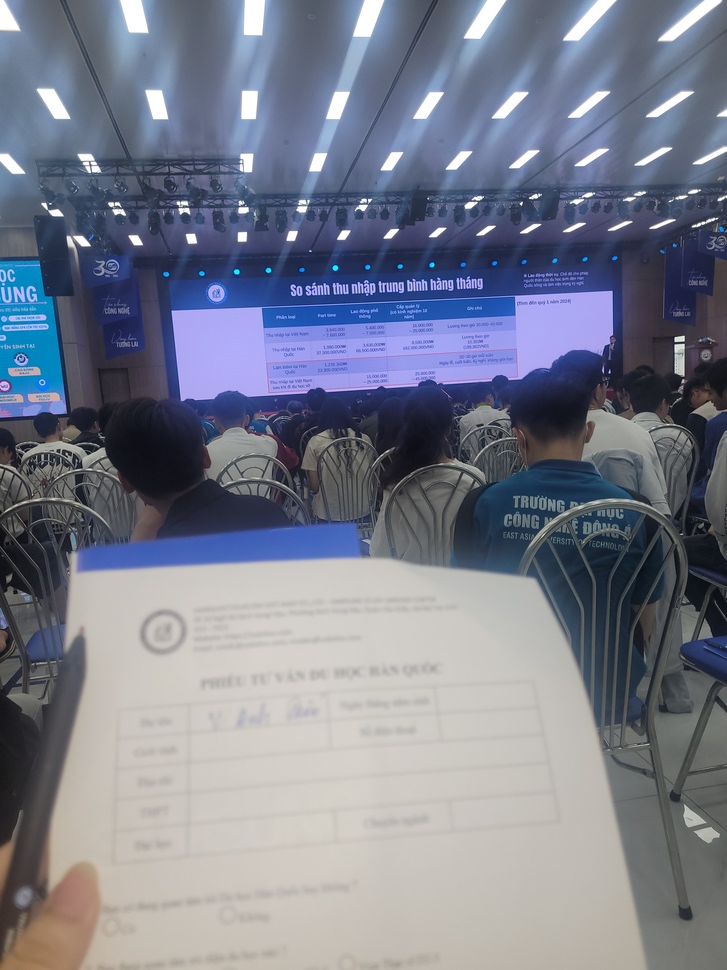
#> input picture data/images/20250603_100502.jpg, 727 x 970 px, shrunk from 3024 x 4032 before the run; its folder holds only this picture in this run
$ python data_loader.py
#> lines starting #> are read from the running program, lines starting #| are printed output that depends on the picture; after the words box and inside, x2 and y2 are one past the last pixel; in counts of white or black regions, pixels touching at a corner belong together
# -*- coding: utf-8 -*-
"""
Module: data_loader.py
Chức năng: Đọc và quản lý dữ liệu ảnh và Ground Truth
Phụ trách: Anh Quân

Input: Đường dẫn ảnh + Ground Truth
Output: image_bgr, gt_mask

Quy ước:
- Ảnh BGR 3 kênh (uint8)
- Ground Truth 1 kênh, uint8, giá trị 0/255
- Cùng kích thước H×W
- Báo lỗi nếu thiếu file hoặc lệch kích thước
"""

import cv2
import os
import numpy as np
from pathlib import Path


class DataLoader:
    """Lớp để đọc và quản lý dữ liệu ảnh đầu vào và nhãn Ground Truth"""

    def __init__(self, images_dir="data/images", ground_truth_dir="data/ground_truth"):
        """
        Khởi tạo DataLoader

        Args:
            images_dir: Thư mục chứa ảnh đầu vào
            ground_truth_dir: Thư mục chứa Ground Truth Mask
        """
        self.images_dir = images_dir
        self.ground_truth_dir = ground_truth_dir
        self.image_files = []
        self.gt_files = []
        self._validate_directory()

    def _validate_directory(self):
        """Kiểm tra sự tồn tại của các thư mục"""
        if not os.path.exists(self.images_dir):
            os.makedirs(self.images_dir, exist_ok=True)

        if not os.path.exists(self.ground_truth_dir):
            os.makedirs(self.ground_truth_dir, exist_ok=True)

    def load_image(self, image_path):
        """
        Đọc ảnh dưới định dạng BGR

        Args:
            image_path: Đường dẫn file ảnh

        Returns:
            image_bgr: Ảnh BGR (H, W, 3), uint8

        Raises:
            FileNotFoundError: Nếu file không tồn tại
            ValueError: Nếu không thể đọc ảnh
        """
#> called with image_path = 'data/images/20250603_100502.jpg'
        if not os.path.exists(image_path):
            raise FileNotFoundError(f"Ảnh không tồn tại: {image_path}")

        image_bgr = cv2.imread(image_path)
#> image_bgr is the input picture: shape (970, 727, 3); mean B, G, R 140.6, 125.4, 120.9
        if image_bgr is None:
            raise ValueError(f"Không thể đọc ảnh: {image_path}")

        # Đảm bảo ảnh có 3 kênh
        if len(image_bgr.shape) == 2:
            image_bgr = cv2.cvtColor(image_bgr, cv2.COLOR_GRAY2BGR)
        elif image_bgr.shape[2] == 4:
            image_bgr = cv2.cvtColor(image_bgr, cv2.COLOR_BGRA2BGR)

        return image_bgr

    def load_ground_truth(self, gt_path):
        """
        Đọc Ground Truth Mask

        Args:
            gt_path: Đường dẫn file Ground Truth

        Returns:
            gt_mask: Mask (H, W), uint8, giá trị 0/255

        Raises:
            FileNotFoundError: Nếu file không tồn tại
            ValueError: Nếu không thể đọc file hoặc định dạng sai
        """
#> called with gt_path = 'data/ground_truth/20250603_100502.png'
        if not os.path.exists(gt_path):
            raise FileNotFoundError(f"Ground Truth không tồn tại: {gt_path}")

        gt_mask = cv2.imread(gt_path, cv2.IMREAD_GRAYSCALE)
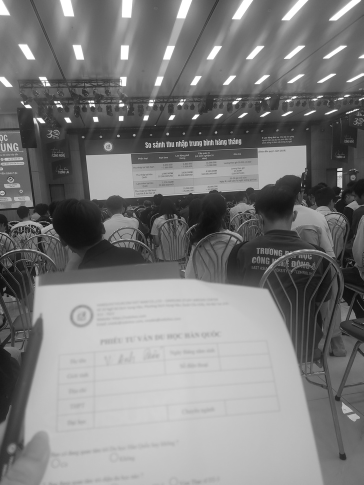
#> gt_mask: shape (970, 727) (shown at 1/2 size); min 1, max 255, mean 125.8
        if gt_mask is None:
            raise ValueError(f"Không thể đọc Ground Truth: {gt_path}")

        # Nhị phân hóa: nếu có giá trị ngoài 0/255, chuẩn hóa lại
        gt_mask = cv2.threshold(gt_mask, 127, 255, cv2.THRESH_BINARY)[1]
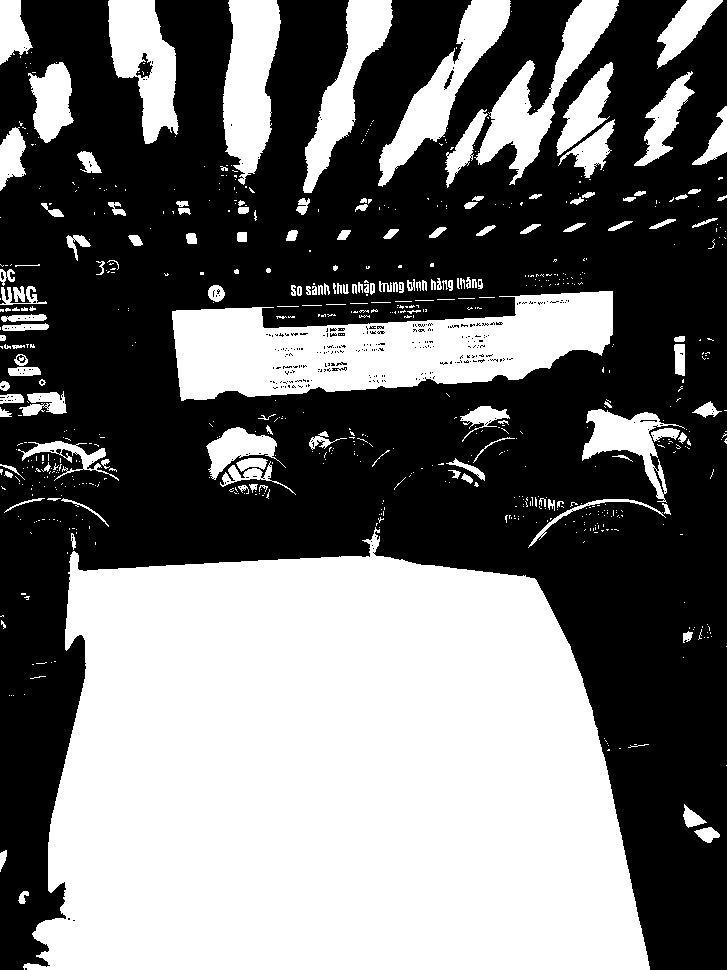
#> gt_mask: shape (970, 727); 44.7% white; 705 white regions (552 under 20 px), largest, box (x1, y1, x2, y2) and area: (23, 527, 650, 970) 218963, (172, 291, 613, 401) 29493, (223, 0, 281, 185) 7372

        return gt_mask

    def load_image_gt_pair(self, image_path, gt_path):
        """
        Đọc cặp ảnh và Ground Truth, kiểm tra kích thước khớp

        Args:
            image_path: Đường dẫn ảnh
            gt_path: Đường dẫn Ground Truth

        Returns:
            image_bgr: Ảnh BGR (H, W, 3)
            gt_mask: Mask Ground Truth (H, W)

        Raises:
            ValueError: Nếu kích thước không khớp
        """
        image_bgr = self.load_image(image_path)
        gt_mask = self.load_ground_truth(gt_path)

        # Kiểm tra kích thước khớp
        if image_bgr.shape[:2] != gt_mask.shape:
            raise ValueError(
                f"Kích thước không khớp - Ảnh: {image_bgr.shape[:2]}, "
                f"GT: {gt_mask.shape}. File: {image_path} vs {gt_path}"
            )

        return image_bgr, gt_mask

    def list_image_files(self):
        """
        Liệt kê tất cả file ảnh trong thư mục

        Returns:
            list: Danh sách tên file ảnh
        """
        if not os.path.exists(self.images_dir):
            return []

        image_extensions = {'.jpg', '.jpeg', '.png', '.bmp', '.tiff'}
        image_files = [
            f for f in os.listdir(self.images_dir)
            if os.path.splitext(f)[1].lower() in image_extensions
        ]
        return sorted(image_files)

    def check_data_integrity(self):
        """
        Kiểm tra tính toàn vẹn của dữ liệu

        Returns:
            dict: Báo cáo kiểm tra
        """
        report = {
            'total_images': 0,
            'valid_pairs': 0,
            'missing_gt': [],
            'size_mismatches': [],
            'errors': []
        }

        image_files = self.list_image_files()
        report['total_images'] = len(image_files)

        for img_file in image_files:
            img_path = os.path.join(self.images_dir, img_file)
            base_name = os.path.splitext(img_file)[0]
            gt_path = os.path.join(self.ground_truth_dir, f"{base_name}.png")

            if not os.path.exists(gt_path):
                report['missing_gt'].append(img_file)
                continue

            try:
                image_bgr, gt_mask = self.load_image_gt_pair(img_path, gt_path)
                if image_bgr.shape[:2] == gt_mask.shape:
                    report['valid_pairs'] += 1
                else:
                    report['size_mismatches'].append({
                        'image': img_file,
                        'image_size': image_bgr.shape[:2],
                        'gt_size': gt_mask.shape
                    })
            except Exception as e:
                report['errors'].append({
                    'image': img_file,
                    'error': str(e)
                })

        return report


def main():
    """Hàm test để kiểm tra module"""
    import sys, io
    if sys.stdout.encoding != 'utf-8':
        sys.stdout = io.TextIOWrapper(sys.stdout.buffer, encoding='utf-8')

    loader = DataLoader()
    report = loader.check_data_integrity()

    print("[DATA LOADER TEST]")
    print("Total images: {}".format(report['total_images']))
    print("Valid pairs: {}".format(report['valid_pairs']))
    print("Missing GT: {}".format(len(report['missing_gt'])))
    print("Size mismatches: {}".format(len(report['size_mismatches'])))
    print("Errors: {}".format(len(report['errors'])))


if __name__ == "__main__":
    main()

$ run again, on data/images/20250707_100818.jpg
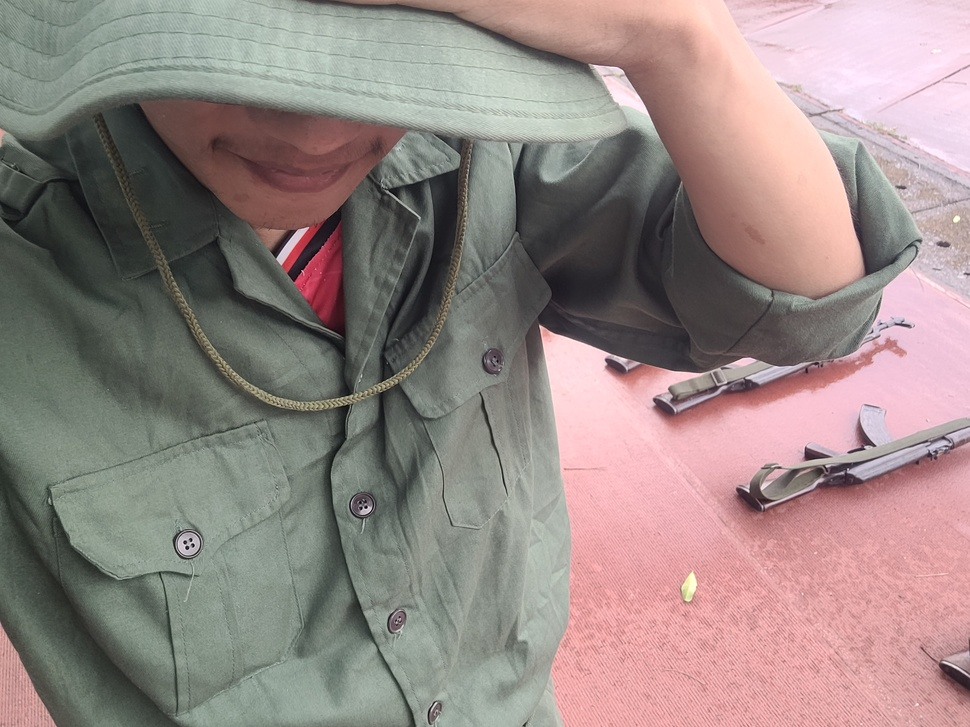
#> input picture data/images/20250707_100818.jpg, 970 x 727 px, shrunk from 5264 x 3948 before the run
#> in load_image, image_bgr is the input picture: shape (727, 970, 3); mean B, G, R 132.4, 135.5, 150
#> in load_ground_truth, `gt_mask = cv2.imread(gt_path, cv2.IMREAD_GRAYSCALE)`:
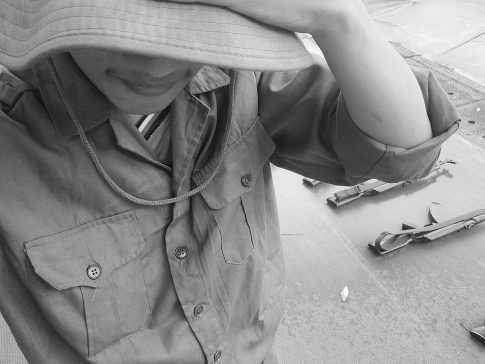
#> gt_mask: shape (727, 970) (shown at 1/2 size); min 0, max 255, mean 139.5
#> in load_ground_truth, `gt_mask = cv2.threshold(gt_mask, 127, 255, cv2.THRESH_BINARY)[1]`:
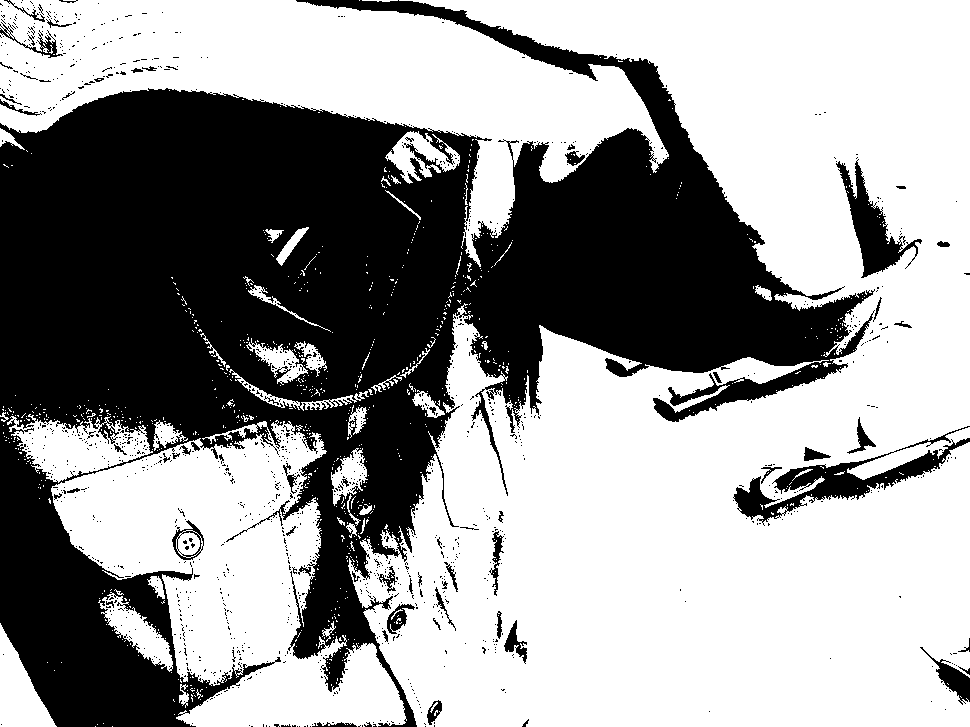
#> gt_mask: shape (727, 970); 60.4% white; 1247 black regions (1180 under 20 px), largest, box (x1, y1, x2, y2) and area: (0, 0, 875, 727) 262412, (733, 426, 970, 526) 5025, (836, 159, 922, 278) 3051

$ run again, on data/images/20250713_124728.jpg
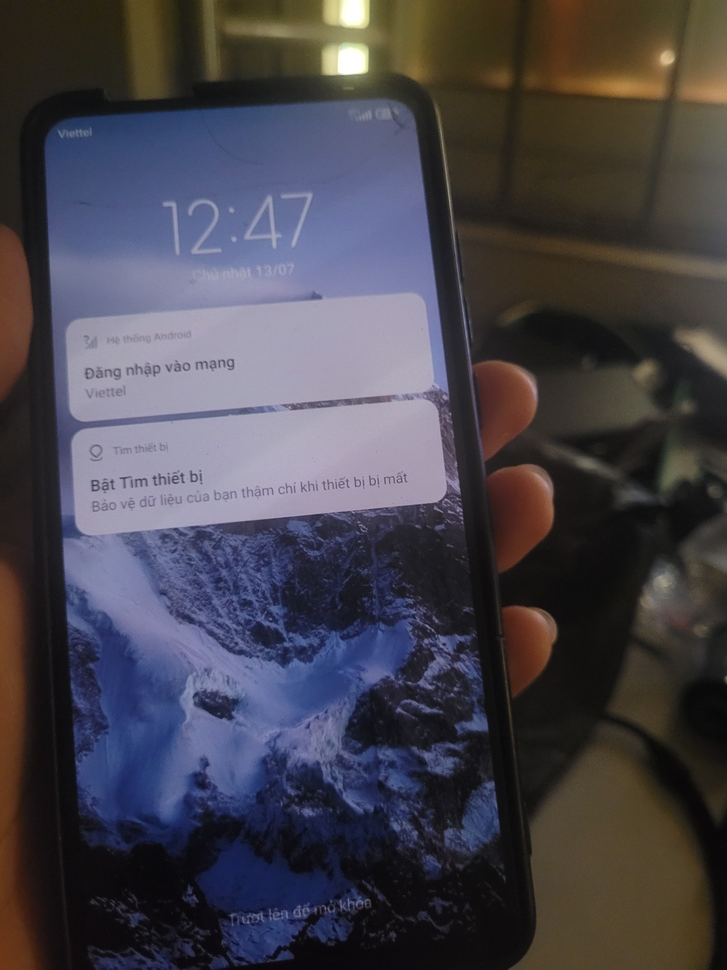
#> input picture data/images/20250713_124728.jpg, 727 x 970 px, shrunk from 3024 x 4032 before the run
#> in load_image, image_bgr is the input picture: shape (970, 727, 3); mean B, G, R 75.9, 67.3, 70.2
#> in load_ground_truth, `gt_mask = cv2.imread(gt_path, cv2.IMREAD_GRAYSCALE)`:
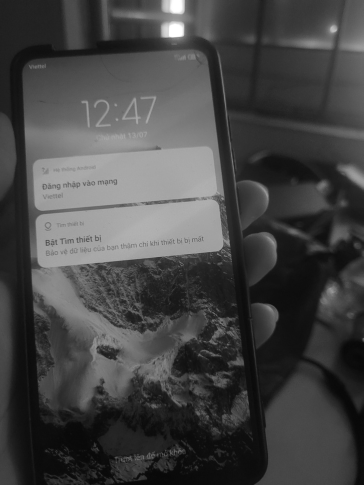
#> gt_mask: shape (970, 727) (shown at 1/2 size); min 6, max 255, mean 69.1
#> in load_ground_truth, `gt_mask = cv2.threshold(gt_mask, 127, 255, cv2.THRESH_BINARY)[1]`:
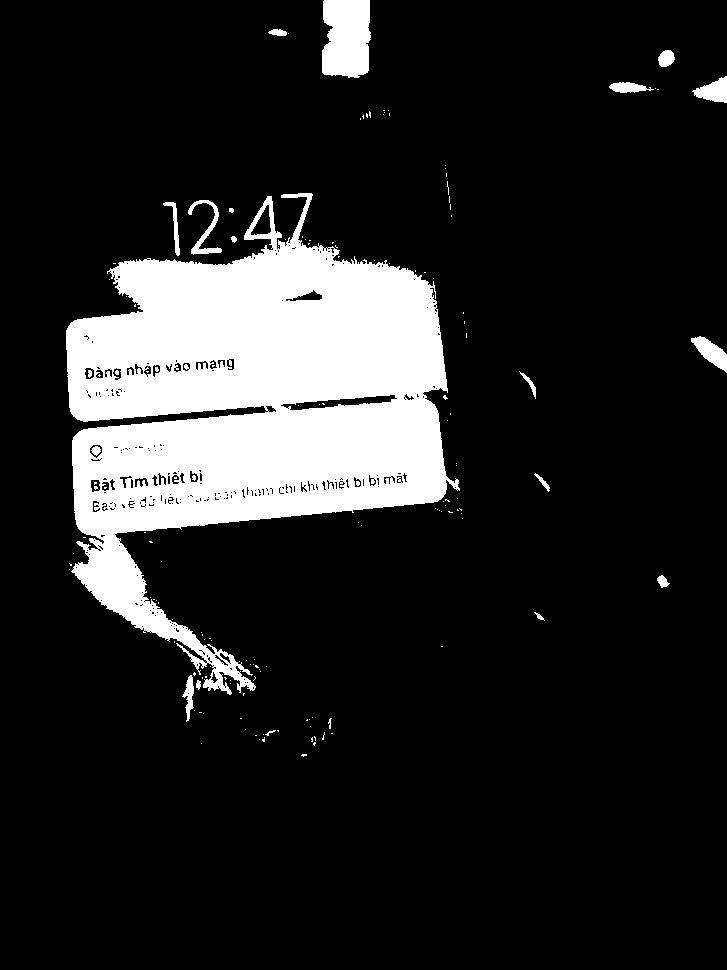
#> gt_mask: shape (970, 727); 14.7% white; 153 white regions (132 under 20 px), largest, box (x1, y1, x2, y2) and area: (66, 193, 460, 695) 96422, (322, 0, 371, 78) 3396, (691, 336, 727, 373) 624
